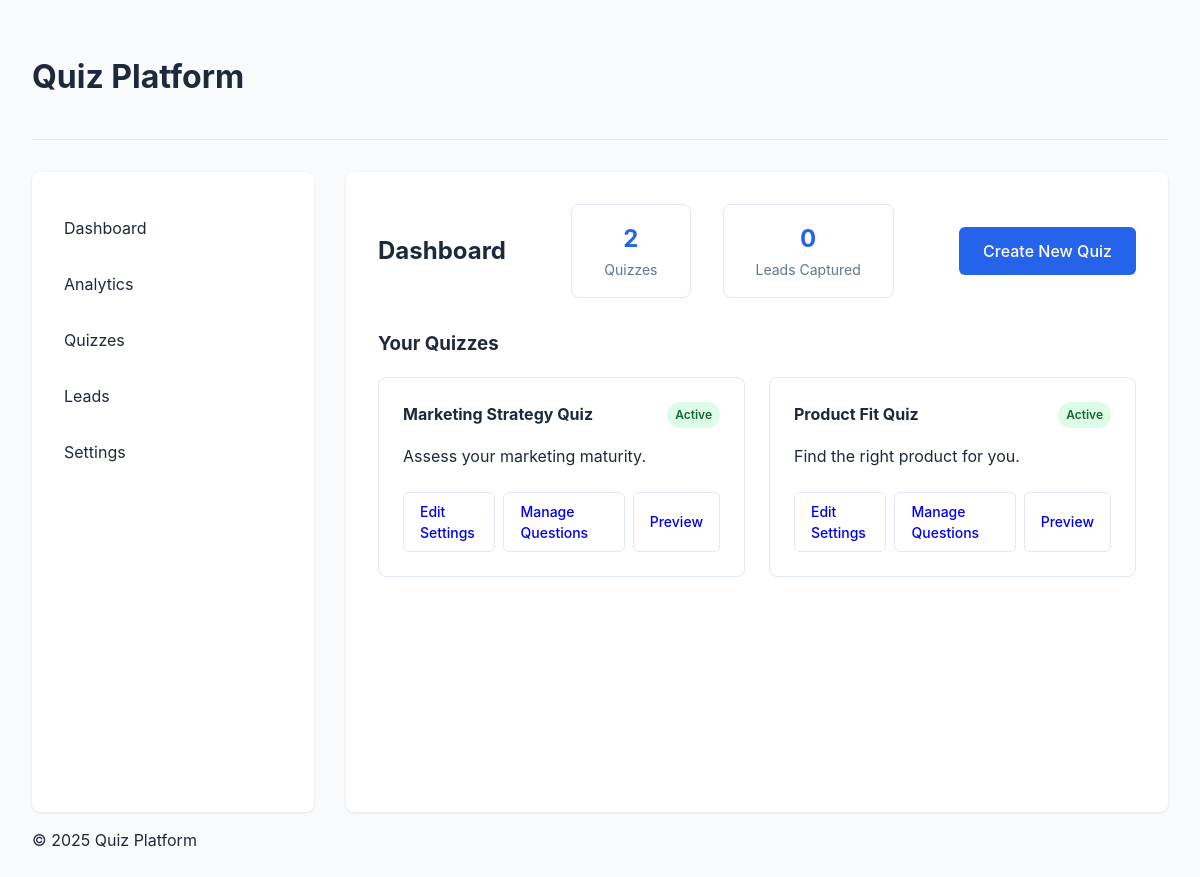
The app's page /admin/dashboard with its own data.
### app/db_models.py (models this page shows)
class Quiz(Base):
    __tablename__ = "quizzes"
    id = Column(Integer, primary_key=True, index=True)
    slug = Column(String, unique=True, index=True)
    name = Column(String)
    description = Column(String, nullable=True)
    is_active = Column(Boolean, default=True)
    created_at = Column(DateTime, default=datetime.utcnow)
    questions = relationship("QuizQuestion", back_populates="quiz")
    leads = relationship("Lead", back_populates="quiz")

### main.py (the view)
@app.get("/admin/dashboard", response_class=HTMLResponse)
async def admin_dashboard(request: Request, db: Session = Depends(get_db)):
    quizzes = db.query(db_models.Quiz).all()
    total_quizzes = len(quizzes)
    total_leads = db.query(db_models.Lead).count()
    return templates.TemplateResponse("admin/dashboard.html", {
        "request": request,
        "quizzes": quizzes,
        "total_quizzes": total_quizzes,
        "total_leads": total_leads,
        "title": "Admin Dashboard"
    })

### templates/admin/dashboard.html (shortened to what this page needs)
{% extends "admin_layout.html" %}
{% block admin_content %}
<div class="dashboard-header">
    <h2>Dashboard</h2>
    <div class="stats-summary">
        <div class="stat-card">
            <span class="stat-value">{{ total_quizzes }}</span>
            <span class="stat-label">Quizzes</span>
        </div>
        <div class="stat-card">
            <span class="stat-value">{{ total_leads }}</span>
            <span class="stat-label">Leads Captured</span>
        </div>
    </div>
    <a href="/admin/quizzes/new" class="btn btn-primary">Create New Quiz</a>
</div>
<div class="quiz-list">
    <h3>Your Quizzes</h3>
    {% if quizzes %}
    <div class="grid-container">
        {% for quiz in quizzes %}
        <div class="card quiz-card">
            <div class="card-header">
                <h4>{{ quiz.name }}</h4>
                <span class="badge {{ 'active' if quiz.is_active else 'inactive' }}">
                    {{ 'Active' if quiz.is_active else 'Inactive' }}
                </span>
            </div>
            <div class="card-body">
                <p>{{ quiz.description }}</p>
            </div>
            <div class="card-footer">
                <a href="/admin/quizzes/{{ quiz.slug }}/edit" class="btn btn-sm btn-outline">Edit Settings</a>
                <a href="/admin/quizzes/{{ quiz.slug }}/questions" class="btn btn-sm btn-outline">Manage Questions</a>
                <a href="/quiz/{{ quiz.slug }}" target="_blank" class="btn btn-sm btn-outline">Preview</a>
            </div>
        </div>
        {% endfor %}
    </div>
    {% else %}
    <p>No quizzes found. Create one to get started!</p>
    {% endif %}
</div>
{% endblock %}

### static/style.css (style rules this page uses)
:root { --primary-color: #2563eb; --primary-hover: #1d4ed8; --background-color: #f8fafc; --text-color: #1e293b; --border-color: #e2e8f0; --card-bg: #ffffff; --font-family: 'Inter', system-ui, -apple-system, sans-serif; }
body { font-family: var(--font-family); background-color: var(--background-color); color: var(--text-color); margin: 0; padding: 0; line-height: 1.5; }
h1, h2, h3 { font-weight: 700; color: var(--text-color); }
.btn { display: inline-flex; align-items: center; justify-content: center; padding: 0.75rem 1.5rem; border-radius: 0.375rem; font-weight: 500; cursor: pointer; transition: all 0.2s; border: none; text-decoration: none; }
.btn-primary { background-color: var(--primary-color); color: white; }

### templates/admin/dashboard.html (style rules this page uses)
.stats-summary { display: flex; gap: 2rem; }
.stat-card { background: white; padding: 1rem 2rem; border-radius: 0.5rem; border: 1px solid var(--border-color); text-align: center; }
.stat-value { display: block; font-size: 1.5rem; font-weight: 700; color: var(--primary-color); }
.stat-label { font-size: 0.875rem; color: #64748b; }
.dashboard-header { display: flex; justify-content: space-between; align-items: center; margin-bottom: 2rem; }
.grid-container { display: grid; grid-template-columns: repeat(auto-fill, minmax(300px, 1fr)); gap: 1.5rem; margin-top: 1rem; }
.card { background: white; border: 1px solid var(--border-color); border-radius: 0.5rem; padding: 1.5rem; }
.card-header { display: flex; justify-content: space-between; align-items: start; margin-bottom: 1rem; }
.card-header h4 { margin: 0; }
.badge { font-size: 0.75rem; padding: 0.25rem 0.5rem; border-radius: 999px; font-weight: 600; }
.badge.active { background-color: #dcfce7; color: #166534; }
.card-footer { margin-top: 1.5rem; display: flex; gap: 0.5rem; }
.btn-sm { padding: 0.5rem 1rem; font-size: 0.875rem; }
.btn-outline { border: 1px solid var(--border-color); background: transparent; }

### records on screen
Quiz: name "Marketing Strategy Quiz", is_active "Active", description "Assess your marketing maturity."
Quiz: name "Product Fit Quiz", is_active "Active", description "Find the right product for you."

### other values on screen
{{ total_quizzes }} "2"
{{ total_leads }} "0"
